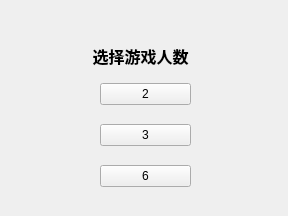
<?xml version="1.0" encoding="UTF-8"?>
<ui version="4.0">
 <class>temp_player</class>
 <widget class="QWidget" name="temp_player">
  <property name="geometry">
   <rect>
    <x>0</x>
    <y>0</y>
    <width>288</width>
    <height>216</height>
   </rect>
  </property>
  <property name="windowTitle">
   <string>游戏人数设定</string>
  </property>
  <widget class="QLabel" name="label">
   <property name="geometry">
    <rect>
     <x>20</x>
     <y>40</y>
     <width>241</width>
     <height>31</height>
    </rect>
   </property>
   <property name="font">
    <font>
     <pointsize>12</pointsize>
     <bold>true</bold>
    </font>
   </property>
   <property name="layoutDirection">
    <enum>Qt::LeftToRight</enum>
   </property>
   <property name="text">
    <string>选择游戏人数</string>
   </property>
   <property name="alignment">
    <set>Qt::AlignCenter</set>
   </property>
  </widget>
  <widget class="QWidget" name="layoutWidget">
   <property name="geometry">
    <rect>
     <x>100</x>
     <y>70</y>
     <width>91</width>
     <height>131</height>
    </rect>
   </property>
   <layout class="QVBoxLayout" name="verticalLayout">
    <item>
     <widget class="QPushButton" name="pushButton">
      <property name="text">
       <string>2</string>
      </property>
     </widget>
    </item>
    <item>
     <widget class="QPushButton" name="pushButton_3">
      <property name="text">
       <string>3</string>
      </property>
     </widget>
    </item>
    <item>
     <widget class="QPushButton" name="pushButton_2">
      <property name="text">
       <string>6</string>
      </property>
     </widget>
    </item>
   </layout>
  </widget>
 </widget>
 <resources/>
 <connections/>
</ui>
